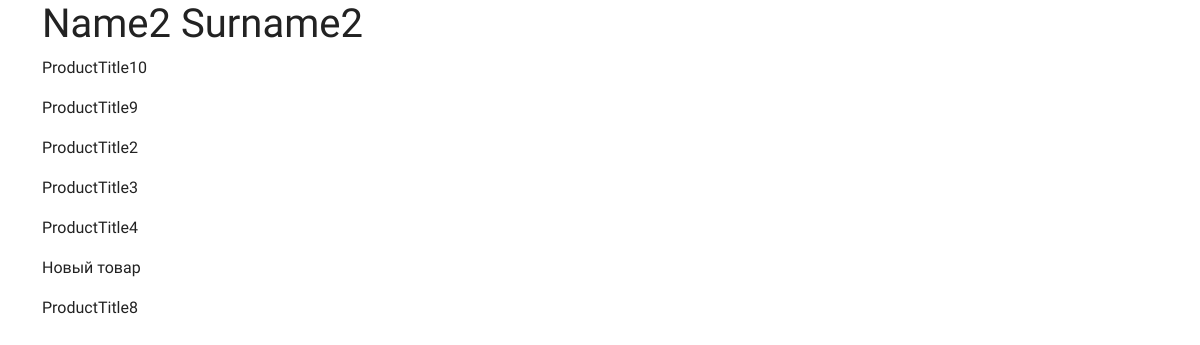
Page /homeworks/orders/year/2023/2/ on the committed database.
### hw_app/models.py (models this page shows, shortened)
class Customer(models.Model):
    first_name = models.CharField(max_length=20)
    last_name = models.CharField(max_length=30)
    email = models.EmailField()
    phone = models.CharField(max_length=10)
    address = models.CharField(max_length=200)
    registered_at = models.DateTimeField(auto_now_add=True)
    objects = models.Manager()
    def __str__(self):
        return f'{self.first_name} {self.last_name}'

class Product(models.Model):
    title = models.CharField(max_length=100)
    description = models.TextField()
    price = models.DecimalField(max_digits=8, decimal_places=2)
    count = models.IntegerField(default=0)
    added_at = models.DateTimeField(auto_now_add=True)
    image = models.ImageField(upload_to='product_image',
                              default='default.png',
                              verbose_name='Изображение')
    objects = models.Manager()

### hw_app/views.py (the view)
# urls.py: path('orders/year/<int:year>/<int:pk>/', views.AllYearProducts.as_view(), name='yearly_orders'),
class AllYearProducts(AllProducts, YearArchiveView):
    pass

### hw_app/views.py (called while the page is built)
    def get_context_data(self, **kwargs):
        customer = models.Customer.objects.get(pk=self.kwargs.get('pk'))
        orders = super().get_queryset().filter(customer=customer).prefetch_related('products')
        products = set(product for order in orders for product in order.products.values_list('title'))
        context = super().get_context_data(**kwargs)
        context['products'] = products
        context['customer'] = customer
        return context

    def get_queryset(self, **kwargs):
        orders = models.Order.objects.get_queryset().filter(customer=self.kwargs.get('pk'))
        return orders

### hw_app/templates/hw_app/all_products.html
{% extends 'seminar_app/base.html' %}
{% block content %}
    <h1>{{ customer }}</h1>
    {% for product in products %}
        {% for prod in product %}
        	<p>{{ prod }}</p>
        {% endfor %}
    {% endfor %}
{% endblock %}

### rows in the picture
Customer: first_name+last_name "Name2 Surname2"
Product: title "ProductTitle10"
Product: title "ProductTitle9"
Product: title "ProductTitle2"
Product: title "ProductTitle3"
Product: title "ProductTitle4"
Product: title "Новый товар"
Product: title "ProductTitle8"
